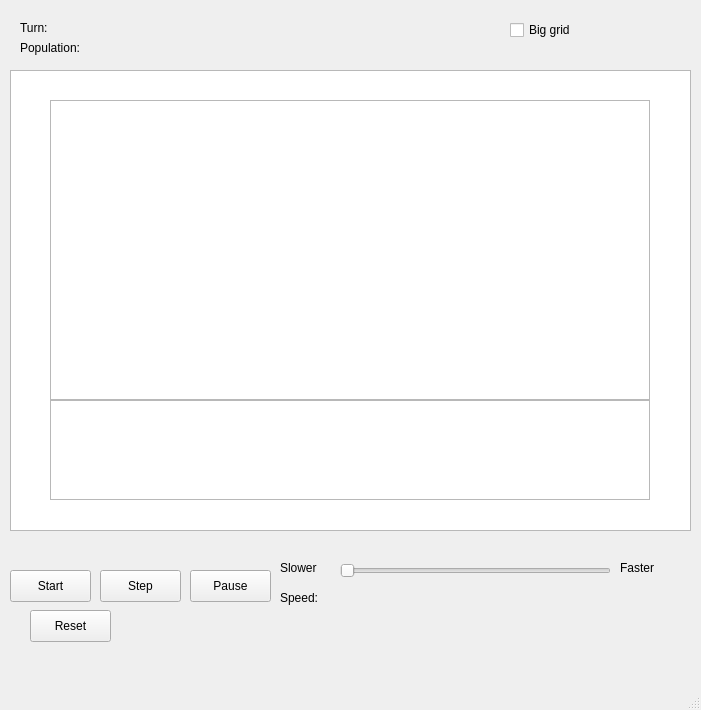
<?xml version="1.0" encoding="UTF-8"?>
<ui version="4.0">
 <class>MainWindow</class>
 <widget class="QMainWindow" name="MainWindow">
  <property name="geometry">
   <rect>
    <x>0</x>
    <y>0</y>
    <width>701</width>
    <height>710</height>
   </rect>
  </property>
  <property name="windowTitle">
   <string>MainWindow</string>
  </property>
  <widget class="QWidget" name="centralwidget">
   <widget class="QGraphicsView" name="MainPlot">
    <property name="geometry">
     <rect>
      <x>50</x>
      <y>100</y>
      <width>600</width>
      <height>300</height>
     </rect>
    </property>
   </widget>
   <widget class="QPushButton" name="startButton">
    <property name="geometry">
     <rect>
      <x>10</x>
      <y>570</y>
      <width>81</width>
      <height>32</height>
     </rect>
    </property>
    <property name="text">
     <string>Start</string>
    </property>
   </widget>
   <widget class="QPushButton" name="stepButton">
    <property name="geometry">
     <rect>
      <x>100</x>
      <y>570</y>
      <width>81</width>
      <height>32</height>
     </rect>
    </property>
    <property name="text">
     <string>Step</string>
    </property>
   </widget>
   <widget class="QPushButton" name="pauseButton">
    <property name="geometry">
     <rect>
      <x>190</x>
      <y>570</y>
      <width>81</width>
      <height>32</height>
     </rect>
    </property>
    <property name="text">
     <string>Pause</string>
    </property>
   </widget>
   <widget class="QPushButton" name="resetButton">
    <property name="geometry">
     <rect>
      <x>30</x>
      <y>610</y>
      <width>81</width>
      <height>32</height>
     </rect>
    </property>
    <property name="text">
     <string>Reset</string>
    </property>
   </widget>
   <widget class="QLabel" name="label">
    <property name="geometry">
     <rect>
      <x>20</x>
      <y>20</y>
      <width>121</width>
      <height>16</height>
     </rect>
    </property>
    <property name="text">
     <string>Turn:</string>
    </property>
   </widget>
   <widget class="QLabel" name="label_2">
    <property name="geometry">
     <rect>
      <x>20</x>
      <y>40</y>
      <width>171</width>
      <height>16</height>
     </rect>
    </property>
    <property name="text">
     <string>Population:</string>
    </property>
   </widget>
   <widget class="QGraphicsView" name="MainPlot_2">
    <property name="geometry">
     <rect>
      <x>50</x>
      <y>400</y>
      <width>600</width>
      <height>100</height>
     </rect>
    </property>
   </widget>
   <widget class="QSlider" name="horizontalSlider">
    <property name="geometry">
     <rect>
      <x>340</x>
      <y>560</y>
      <width>271</width>
      <height>22</height>
     </rect>
    </property>
    <property name="minimum">
     <number>0</number>
    </property>
    <property name="maximum">
     <number>100</number>
    </property>
    <property name="orientation">
     <enum>Qt::Horizontal</enum>
    </property>
   </widget>
   <widget class="QLabel" name="label_3">
    <property name="geometry">
     <rect>
      <x>280</x>
      <y>560</y>
      <width>59</width>
      <height>16</height>
     </rect>
    </property>
    <property name="text">
     <string>Slower</string>
    </property>
   </widget>
   <widget class="QLabel" name="label_4">
    <property name="geometry">
     <rect>
      <x>620</x>
      <y>560</y>
      <width>59</width>
      <height>16</height>
     </rect>
    </property>
    <property name="text">
     <string>Faster</string>
    </property>
   </widget>
   <widget class="QLabel" name="label_5">
    <property name="geometry">
     <rect>
      <x>280</x>
      <y>590</y>
      <width>141</width>
      <height>16</height>
     </rect>
    </property>
    <property name="text">
     <string>Speed:</string>
    </property>
   </widget>
   <widget class="QGraphicsView" name="graphicsView">
    <property name="geometry">
     <rect>
      <x>10</x>
      <y>70</y>
      <width>681</width>
      <height>461</height>
     </rect>
    </property>
   </widget>
   <widget class="QCheckBox" name="checkBox">
    <property name="geometry">
     <rect>
      <x>510</x>
      <y>20</y>
      <width>121</width>
      <height>20</height>
     </rect>
    </property>
    <property name="text">
     <string>Big grid</string>
    </property>
   </widget>
   <zorder>graphicsView</zorder>
   <zorder>MainPlot</zorder>
   <zorder>startButton</zorder>
   <zorder>stepButton</zorder>
   <zorder>pauseButton</zorder>
   <zorder>resetButton</zorder>
   <zorder>label</zorder>
   <zorder>label_2</zorder>
   <zorder>MainPlot_2</zorder>
   <zorder>horizontalSlider</zorder>
   <zorder>label_3</zorder>
   <zorder>label_4</zorder>
   <zorder>label_5</zorder>
   <zorder>checkBox</zorder>
  </widget>
  <widget class="QMenuBar" name="menubar">
   <property name="geometry">
    <rect>
     <x>0</x>
     <y>0</y>
     <width>701</width>
     <height>24</height>
    </rect>
   </property>
  </widget>
  <widget class="QStatusBar" name="statusbar"/>
 </widget>
 <resources/>
 <connections/>
</ui>
